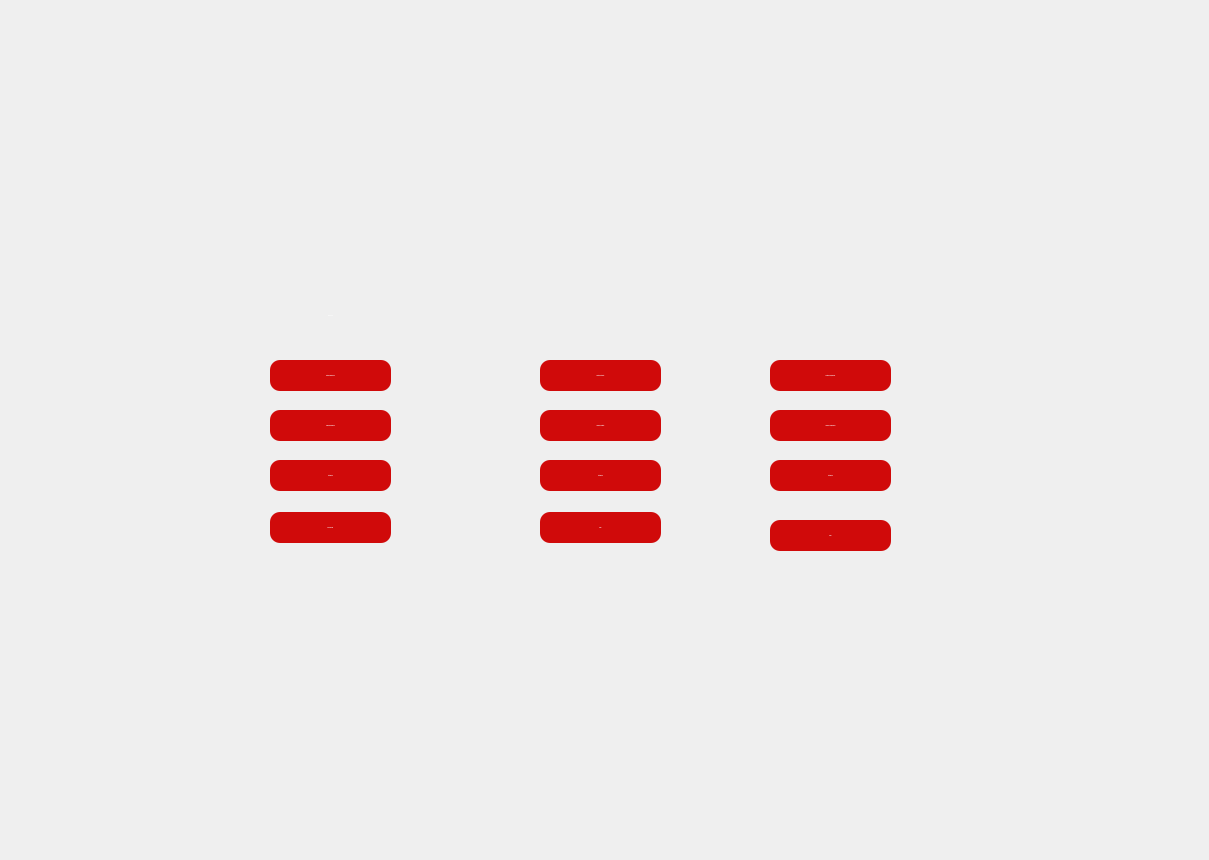
    <widget class="QWidget" name="Home">
     <widget class="QPushButton" name="ButtonEmployer">
      <property name="geometry">
       <rect>
        <x>270</x>
        <y>360</y>
        <width>121</width>
        <height>31</height>
       </rect>
      </property>
      <property name="font">
       <font>
        <family>Montserrat Light</family>
        <pointsize>-1</pointsize>
        <weight>75</weight>
        <bold>true</bold>
       </font>
      </property>
      <property name="styleSheet">
       <string notr="true">QPushButton:enabled {
	background-color:#d00a0a;
height:24px;
width:125px;
filter:drop-shadow(0px 4px 4px rgba(0,0,0,0.25));
border-radius:10px;
color: rgb(255, 255, 255);
}


QPushButton:pressed {
		background-color:#d00a0a;
height:24px;
width:125px;
filter:drop-shadow(0px 4px 4px rgba(0,0,0,0.25));
border-radius:10px;
color: rgb(255, 255, 255);
}


QPushButton:hover:!pressed {
		background-color:#a44d4d;
		color: #FFFFFF;
}

QPushButton:disabled {
		background-color:#999999;
height:24px;
width:125px;
filter:drop-shadow(0px 4px 4px rgba(0,0,0,0.25));
border-radius:10px;
color: rgb(255, 255, 255);
}
</string>
      </property>
      <property name="text">
       <string>Gestion Employer</string>
      </property>
     </widget>
     <widget class="QPushButton" name="ButtonAffEmp">
      <property name="geometry">
       <rect>
        <x>270</x>
        <y>410</y>
        <width>121</width>
        <height>31</height>
       </rect>
      </property>
      <property name="font">
       <font>
        <family>Montserrat Light</family>
        <pointsize>-1</pointsize>
        <weight>75</weight>
        <bold>true</bold>
       </font>
      </property>
      <property name="styleSheet">
       <string notr="true">QPushButton:enabled {
	background-color:#d00a0a;
height:24px;
width:125px;
filter:drop-shadow(0px 4px 4px rgba(0,0,0,0.25));
border-radius:10px;
color: rgb(255, 255, 255);
}


QPushButton:pressed {
		background-color:#d00a0a;
height:24px;
width:125px;
filter:drop-shadow(0px 4px 4px rgba(0,0,0,0.25));
border-radius:10px;
color: rgb(255, 255, 255);
}


QPushButton:hover:!pressed {
		background-color:#a44d4d;
		color: #FFFFFF;
}

QPushButton:disabled {
		background-color:#999999;
height:24px;
width:125px;
filter:drop-shadow(0px 4px 4px rgba(0,0,0,0.25));
border-radius:10px;
color: rgb(255, 255, 255);
}
</string>
      </property>
      <property name="text">
       <string>Afficher Employer</string>
      </property>
     </widget>
     <widget class="QPushButton" name="StatEmp">
      <property name="geometry">
       <rect>
        <x>270</x>
        <y>460</y>
        <width>121</width>
        <height>31</height>
       </rect>
      </property>
      <property name="font">
       <font>
        <family>Montserrat Light</family>
        <pointsize>-1</pointsize>
        <weight>75</weight>
        <bold>true</bold>
       </font>
      </property>
      <property name="styleSheet">
       <string notr="true">QPushButton:enabled {
	background-color:#d00a0a;
height:24px;
width:125px;
filter:drop-shadow(0px 4px 4px rgba(0,0,0,0.25));
border-radius:10px;
color: rgb(255, 255, 255);
}


QPushButton:pressed {
		background-color:#d00a0a;
height:24px;
width:125px;
filter:drop-shadow(0px 4px 4px rgba(0,0,0,0.25));
border-radius:10px;
color: rgb(255, 255, 255);
}


QPushButton:hover:!pressed {
		background-color:#a44d4d;
		color: #FFFFFF;
}

QPushButton:disabled {
		background-color:#999999;
height:24px;
width:125px;
filter:drop-shadow(0px 4px 4px rgba(0,0,0,0.25));
border-radius:10px;
color: rgb(255, 255, 255);
}
</string>
      </property>
      <property name="text">
       <string>Statisque</string>
      </property>
     </widget>
     <widget class="QLabel" name="label_5">
      <property name="geometry">
       <rect>
        <x>510</x>
        <y>50</y>
        <width>181</width>
        <height>71</height>
       </rect>
      </property>
      <property name="text">
       <string/>
      </property>
      <property name="pixmap">
       <pixmap>:/new/prefix1/E:/Projet C++/dossier fih kol chay/logo safe asgher.png</pixmap>
      </property>
     </widget>
     <widget class="QLabel" name="label_6">
      <property name="geometry">
       <rect>
        <x>0</x>
        <y>-20</y>
        <width>1200</width>
        <height>851</height>
       </rect>
      </property>
      <property name="text">
       <string/>
      </property>
      <property name="pixmap">
       <pixmap>:/new/prefix1/white.png</pixmap>
      </property>
     </widget>
     <widget class="QPushButton" name="ButtonPatient">
      <property name="geometry">
       <rect>
        <x>540</x>
        <y>360</y>
        <width>121</width>
        <height>31</height>
       </rect>
      </property>
      <property name="font">
       <font>
        <family>Montserrat Light</family>
        <pointsize>-1</pointsize>
        <weight>75</weight>
        <bold>true</bold>
       </font>
      </property>
      <property name="styleSheet">
       <string notr="true">QPushButton:enabled {
	background-color:#d00a0a;
height:24px;
width:125px;
filter:drop-shadow(0px 4px 4px rgba(0,0,0,0.25));
border-radius:10px;
color: rgb(255, 255, 255);
}


QPushButton:pressed {
		background-color:#d00a0a;
height:24px;
width:125px;
filter:drop-shadow(0px 4px 4px rgba(0,0,0,0.25));
border-radius:10px;
color: rgb(255, 255, 255);
}


QPushButton:hover:!pressed {
		background-color:#a44d4d;
		color: #FFFFFF;
}

QPushButton:disabled {
		background-color:#999999;
height:24px;
width:125px;
filter:drop-shadow(0px 4px 4px rgba(0,0,0,0.25));
border-radius:10px;
color: rgb(255, 255, 255);
}
</string>
      </property>
      <property name="text">
       <string>Gestion Patient</string>
      </property>
     </widget>
     <widget class="QPushButton" name="StatPat">
      <property name="geometry">
       <rect>
        <x>540</x>
        <y>460</y>
        <width>121</width>
        <height>31</height>
       </rect>
      </property>
      <property name="font">
       <font>
        <family>Montserrat Light</family>
        <pointsize>-1</pointsize>
        <weight>75</weight>
        <bold>true</bold>
       </font>
      </property>
      <property name="styleSheet">
       <string notr="true">QPushButton:enabled {
	background-color:#d00a0a;
height:24px;
width:125px;
filter:drop-shadow(0px 4px 4px rgba(0,0,0,0.25));
border-radius:10px;
color: rgb(255, 255, 255);
}


QPushButton:pressed {
		background-color:#d00a0a;
height:24px;
width:125px;
filter:drop-shadow(0px 4px 4px rgba(0,0,0,0.25));
border-radius:10px;
color: rgb(255, 255, 255);
}


QPushButton:hover:!pressed {
		background-color:#a44d4d;
		color: #FFFFFF;
}

QPushButton:disabled {
		background-color:#999999;
height:24px;
width:125px;
filter:drop-shadow(0px 4px 4px rgba(0,0,0,0.25));
border-radius:10px;
color: rgb(255, 255, 255);
}
</string>
      </property>
      <property name="text">
       <string>Statisque</string>
      </property>
     </widget>
     <widget class="QPushButton" name="ButtonAffPat">
      <property name="geometry">
       <rect>
        <x>540</x>
        <y>410</y>
        <width>121</width>
        <height>31</height>
       </rect>
      </property>
      <property name="font">
       <font>
        <family>Montserrat Light</family>
        <pointsize>-1</pointsize>
        <weight>75</weight>
        <bold>true</bold>
       </font>
      </property>
      <property name="styleSheet">
       <string notr="true">QPushButton:enabled {
	background-color:#d00a0a;
height:24px;
width:125px;
filter:drop-shadow(0px 4px 4px rgba(0,0,0,0.25));
border-radius:10px;
color: rgb(255, 255, 255);
}


QPushButton:pressed {
		background-color:#d00a0a;
height:24px;
width:125px;
filter:drop-shadow(0px 4px 4px rgba(0,0,0,0.25));
border-radius:10px;
color: rgb(255, 255, 255);
}


QPushButton:hover:!pressed {
		background-color:#a44d4d;
		color: #FFFFFF;
}

QPushButton:disabled {
		background-color:#999999;
height:24px;
width:125px;
filter:drop-shadow(0px 4px 4px rgba(0,0,0,0.25));
border-radius:10px;
color: rgb(255, 255, 255);
}
</string>
      </property>
      <property name="text">
       <string>Afficher Patient</string>
      </property>
     </widget>
     <widget class="QPushButton" name="ButtonSms">
      <property name="geometry">
       <rect>
        <x>270</x>
        <y>512</y>
        <width>121</width>
        <height>31</height>
       </rect>
      </property>
      <property name="font">
       <font>
        <family>Montserrat Light</family>
        <pointsize>-1</pointsize>
        <weight>75</weight>
        <bold>true</bold>
       </font>
      </property>
      <property name="styleSheet">
       <string notr="true">QPushButton:enabled {
	background-color:#d00a0a;
height:24px;
width:125px;
filter:drop-shadow(0px 4px 4px rgba(0,0,0,0.25));
border-radius:10px;
color: rgb(255, 255, 255);
}


QPushButton:pressed {
		background-color:#d00a0a;
height:24px;
width:125px;
filter:drop-shadow(0px 4px 4px rgba(0,0,0,0.25));
border-radius:10px;
color: rgb(255, 255, 255);
}


QPushButton:hover:!pressed {
		background-color:#a44d4d;
		color: #FFFFFF;
}

QPushButton:disabled {
		background-color:#999999;
height:24px;
width:125px;
filter:drop-shadow(0px 4px 4px rgba(0,0,0,0.25));
border-radius:10px;
color: rgb(255, 255, 255);
}
</string>
      </property>
      <property name="text">
       <string>Envoie SMS</string>
      </property>
     </widget>
     <widget class="QPushButton" name="MailPat">
      <property name="geometry">
       <rect>
        <x>540</x>
        <y>512</y>
        <width>121</width>
        <height>31</height>
       </rect>
      </property>
      <property name="font">
       <font>
        <family>Montserrat Light</family>
        <pointsize>-1</pointsize>
        <weight>75</weight>
        <bold>true</bold>
       </font>
      </property>
      <property name="styleSheet">
       <string notr="true">QPushButton:enabled {
	background-color:#d00a0a;
height:24px;
width:125px;
filter:drop-shadow(0px 4px 4px rgba(0,0,0,0.25));
border-radius:10px;
color: rgb(255, 255, 255);
}


QPushButton:pressed {
		background-color:#d00a0a;
height:24px;
width:125px;
filter:drop-shadow(0px 4px 4px rgba(0,0,0,0.25));
border-radius:10px;
color: rgb(255, 255, 255);
}


QPushButton:hover:!pressed {
		background-color:#a44d4d;
		color: #FFFFFF;
}

QPushButton:disabled {
		background-color:#999999;
height:24px;
width:125px;
filter:drop-shadow(0px 4px 4px rgba(0,0,0,0.25));
border-radius:10px;
color: rgb(255, 255, 255);
}
</string>
      </property>
      <property name="text">
       <string>Mail</string>
      </property>
     </widget>
     <widget class="QPushButton" name="Button_gestion_ambu">
      <property name="geometry">
       <rect>
        <x>770</x>
        <y>360</y>
        <width>121</width>
        <height>31</height>
       </rect>
      </property>
      <property name="font">
       <font>
        <family>Montserrat Light</family>
        <pointsize>-1</pointsize>
        <weight>75</weight>
        <bold>true</bold>
       </font>
      </property>
      <property name="styleSheet">
       <string notr="true">QPushButton:enabled {
	background-color:#d00a0a;
height:24px;
width:125px;
filter:drop-shadow(0px 4px 4px rgba(0,0,0,0.25));
border-radius:10px;
color: rgb(255, 255, 255);
}


QPushButton:pressed {
		background-color:#d00a0a;
height:24px;
width:125px;
filter:drop-shadow(0px 4px 4px rgba(0,0,0,0.25));
border-radius:10px;
color: rgb(255, 255, 255);
}


QPushButton:hover:!pressed {
		background-color:#a44d4d;
		color: #FFFFFF;
}

QPushButton:disabled {
		background-color:#999999;
height:24px;
width:125px;
filter:drop-shadow(0px 4px 4px rgba(0,0,0,0.25));
border-radius:10px;
color: rgb(255, 255, 255);
}
</string>
      </property>
      <property name="text">
       <string>Gestion Ambulance</string>
      </property>
     </widget>
     <widget class="QPushButton" name="Button_affich_amblance">
      <property name="geometry">
       <rect>
        <x>770</x>
        <y>410</y>
        <width>121</width>
        <height>31</height>
       </rect>
      </property>
      <property name="font">
       <font>
        <family>Montserrat Light</family>
        <pointsize>-1</pointsize>
        <weight>75</weight>
        <bold>true</bold>
       </font>
      </property>
      <property name="styleSheet">
       <string notr="true">QPushButton:enabled {
	background-color:#d00a0a;
height:24px;
width:125px;
filter:drop-shadow(0px 4px 4px rgba(0,0,0,0.25));
border-radius:10px;
color: rgb(255, 255, 255);
}


QPushButton:pressed {
		background-color:#d00a0a;
height:24px;
width:125px;
filter:drop-shadow(0px 4px 4px rgba(0,0,0,0.25));
border-radius:10px;
color: rgb(255, 255, 255);
}


QPushButton:hover:!pressed {
		background-color:#a44d4d;
		color: #FFFFFF;
}

QPushButton:disabled {
		background-color:#999999;
height:24px;
width:125px;
filter:drop-shadow(0px 4px 4px rgba(0,0,0,0.25));
border-radius:10px;
color: rgb(255, 255, 255);
}
</string>
      </property>
      <property name="text">
       <string>Afficher Ambulance</string>
      </property>
     </widget>
     <widget class="QLabel" name="Main_label_LoggedAs">
      <property name="geometry">
       <rect>
        <x>950</x>
        <y>755</y>
        <width>241</width>
        <height>61</height>
       </rect>
      </property>
      <property name="text">
       <string/>
      </property>
     </widget>
     <widget class="QPushButton" name="ButtonEmployer_2">
      <property name="geometry">
       <rect>
        <x>270</x>
        <y>300</y>
        <width>121</width>
        <height>31</height>
       </rect>
      </property>
      <property name="font">
       <font>
        <family>Montserrat Light</family>
        <pointsize>-1</pointsize>
        <weight>75</weight>
        <bold>true</bold>
       </font>
      </property>
      <property name="styleSheet">
       <string notr="true">QPushButton:enabled {
	background-color:#d00a0a;
height:24px;
width:125px;
filter:drop-shadow(0px 4px 4px rgba(0,0,0,0.25));
border-radius:10px;
color: rgb(255, 255, 255);
opacity: 0;
background-color: transparent;
color-text: #000000;
}


</string>
      </property>
      <property name="text">
       <string>Employer</string>
      </property>
     </widget>
     <widget class="QPushButton" name="Button_statisqtique_ambu">
      <property name="geometry">
       <rect>
        <x>770</x>
        <y>460</y>
        <width>121</width>
        <height>31</height>
       </rect>
      </property>
      <property name="font">
       <font>
        <family>Montserrat Light</family>
        <pointsize>-1</pointsize>
        <weight>75</weight>
        <bold>true</bold>
       </font>
      </property>
      <property name="styleSheet">
       <string notr="true">QPushButton:enabled {
	background-color:#d00a0a;
height:24px;
width:125px;
filter:drop-shadow(0px 4px 4px rgba(0,0,0,0.25));
border-radius:10px;
color: rgb(255, 255, 255);
}


QPushButton:pressed {
		background-color:#d00a0a;
height:24px;
width:125px;
filter:drop-shadow(0px 4px 4px rgba(0,0,0,0.25));
border-radius:10px;
color: rgb(255, 255, 255);
}


QPushButton:hover:!pressed {
		background-color:#a44d4d;
		color: #FFFFFF;
}

QPushButton:disabled {
		background-color:#999999;
height:24px;
width:125px;
filter:drop-shadow(0px 4px 4px rgba(0,0,0,0.25));
border-radius:10px;
color: rgb(255, 255, 255);
}
</string>
      </property>
      <property name="text">
       <string>Statisque</string>
      </property>
     </widget>
     <widget class="QPushButton" name="Button_Map">
      <property name="geometry">
       <rect>
        <x>770</x>
        <y>520</y>
        <width>121</width>
        <height>31</height>
       </rect>
      </property>
      <property name="font">
       <font>
        <family>Montserrat Light</family>
        <pointsize>-1</pointsize>
        <weight>75</weight>
        <bold>true</bold>
       </font>
      </property>
      <property name="styleSheet">
       <string notr="true">QPushButton:enabled {
	background-color:#d00a0a;
height:24px;
width:125px;
filter:drop-shadow(0px 4px 4px rgba(0,0,0,0.25));
border-radius:10px;
color: rgb(255, 255, 255);
}


QPushButton:pressed {
		background-color:#d00a0a;
height:24px;
width:125px;
filter:drop-shadow(0px 4px 4px rgba(0,0,0,0.25));
border-radius:10px;
color: rgb(255, 255, 255);
}


QPushButton:hover:!pressed {
		background-color:#a44d4d;
		color: #FFFFFF;
}

QPushButton:disabled {
		background-color:#999999;
height:24px;
width:125px;
filter:drop-shadow(0px 4px 4px rgba(0,0,0,0.25));
border-radius:10px;
color: rgb(255, 255, 255);
}
</string>
      </property>
      <property name="text">
       <string>Map</string>
      </property>
     </widget>
     <zorder>label_6</zorder>
     <zorder>ButtonEmployer</zorder>
     <zorder>ButtonAffEmp</zorder>
     <zorder>StatEmp</zorder>
     <zorder>label_5</zorder>
     <zorder>ButtonPatient</zorder>
     <zorder>StatPat</zorder>
     <zorder>ButtonAffPat</zorder>
     <zorder>ButtonSms</zorder>
     <zorder>MailPat</zorder>
     <zorder>Button_gestion_ambu</zorder>
     <zorder>Button_affich_amblance</zorder>
     <zorder>Main_label_LoggedAs</zorder>
     <zorder>ButtonEmployer_2</zorder>
     <zorder>Button_statisqtique_ambu</zorder>
     <zorder>Button_Map</zorder>
    </widget>
